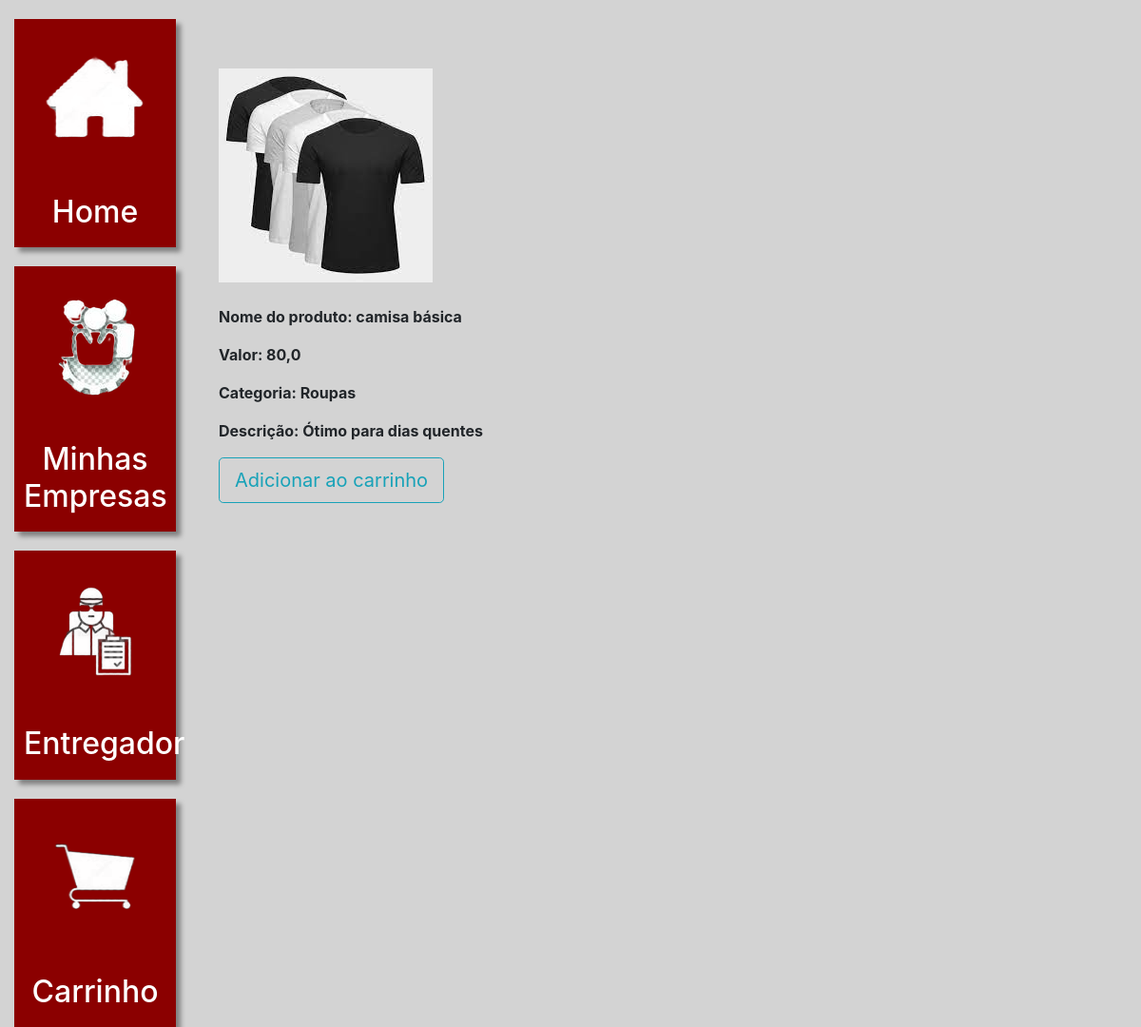
Page /product_view/10 on the committed database.
### business/models.py (models this page shows, shortened)
class Product(models.Model):
    product_name = models.CharField(max_length=100)
    image = models.ImageField(upload_to='post_img')
    category = models.ForeignKey(Category, on_delete=models.CASCADE)
    price = models.FloatField()
    description = models.TextField()
    active = models.BooleanField(default=True)
    linked_company = models.ForeignKey(Company, related_name='linked_company', on_delete=models.CASCADE)

class Category(models.Model):
    category = models.CharField(max_length=50)
    def __str__(self):
        return self.category

### business/views.py (the view)
# urls.py: path('product_view/<str:id>', views.product_view, name='product_view'),
def product_view(request, id=None):
    product = get_object_or_404(Product, id=id)
    context = {
        'product': product
    }
    if product:
        return render(request, template_name="product_view.html", context=context)
    else:
        messages.add_message(request, messages.constants.ERROR, "O produto não pode ser encontrado")
        return redirect("/company_data")

### business/templates/product_view.html
{% extends 'base_business.html' %}
{% load static %}
{% block 'business' %}
<br>
<br>
<br>
    <div class="col-md-6">
            <div >
                <div>
                    {% if product.image %}
                        <img src="{{ product.image.url }}" alt="Imagem do produto">
                    {% endif %}
                </div>
                <br>
                <p class="dados">Nome do produto: {{product.product_name}}</p>
                <p class="dados">Valor: {{product.price}}</p>
                <p class="dados">Categoria: {{product.category}}</p>
                <p class="dados">Descrição: {{product.description}}</p>
                <h3><a href={% url "delete_product" product.id %} class="btn btn-outline-info btn-lg">Adicionar ao carrinho</a></h3>
            </div>
    </div>
{% endblock%}

### templates/static/business/css/css.css (style rules this page uses)
.dados { font-weight: bold; }

### rows in the picture
Product: image (picture), product_name "camisa básica", price "80,0", category "Roupas", description "Ótimo para dias quentes"
